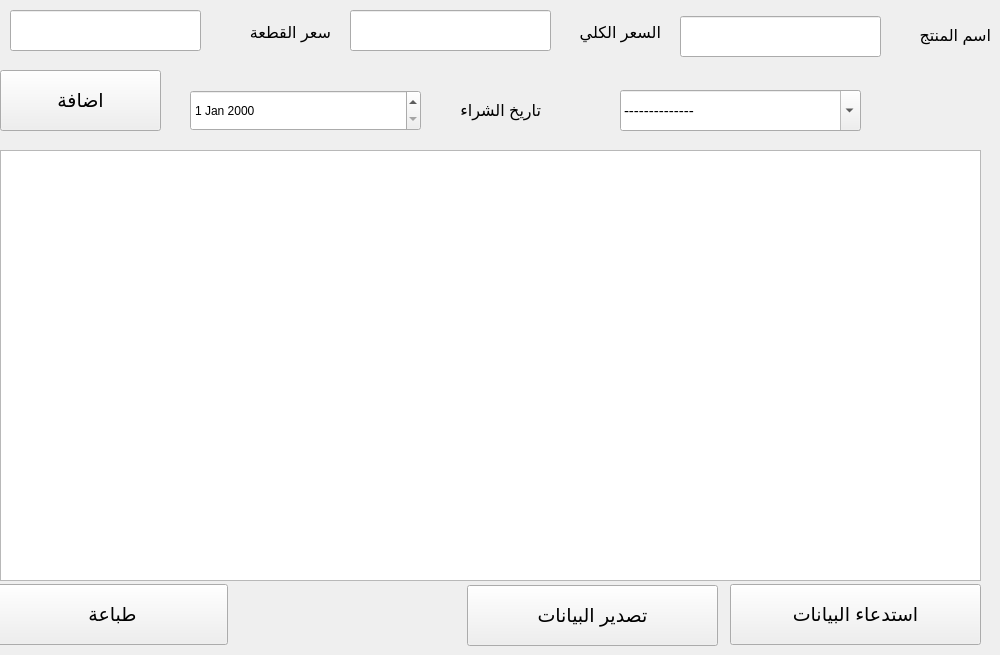
      <widget class="QWidget" name="tab_15">
       <attribute name="title">
        <string>المشتريات</string>
       </attribute>
       <widget class="QTableWidget" name="tableWidget_3">
        <property name="geometry">
         <rect>
          <x>0</x>
          <y>150</y>
          <width>981</width>
          <height>431</height>
         </rect>
        </property>
       </widget>
       <widget class="QLineEdit" name="lineEdit_11">
        <property name="geometry">
         <rect>
          <x>350</x>
          <y>10</y>
          <width>201</width>
          <height>41</height>
         </rect>
        </property>
        <property name="font">
         <font>
          <pointsize>13</pointsize>
         </font>
        </property>
        <property name="placeholderText">
         <string/>
        </property>
       </widget>
       <widget class="QComboBox" name="comboBox_6">
        <property name="geometry">
         <rect>
          <x>620</x>
          <y>90</y>
          <width>241</width>
          <height>41</height>
         </rect>
        </property>
        <property name="font">
         <font>
          <pointsize>11</pointsize>
         </font>
        </property>
        <property name="toolTip">
         <string/>
        </property>
        <property name="whatsThis">
         <string/>
        </property>
        <property name="editable">
         <bool>true</bool>
        </property>
        <property name="currentText">
         <string>--------------</string>
        </property>
        <item>
         <property name="text">
          <string>--------------</string>
         </property>
        </item>
       </widget>
       <widget class="QPushButton" name="pushButton_16">
        <property name="geometry">
         <rect>
          <x>0</x>
          <y>70</y>
          <width>161</width>
          <height>61</height>
         </rect>
        </property>
        <property name="font">
         <font>
          <family>Segoe UI</family>
          <pointsize>14</pointsize>
         </font>
        </property>
        <property name="text">
         <string>اضافة</string>
        </property>
       </widget>
       <widget class="QDateEdit" name="dateEdit">
        <property name="geometry">
         <rect>
          <x>190</x>
          <y>90</y>
          <width>231</width>
          <height>41</height>
         </rect>
        </property>
       </widget>
       <widget class="QLabel" name="label_6">
        <property name="geometry">
         <rect>
          <x>560</x>
          <y>7</y>
          <width>101</width>
          <height>51</height>
         </rect>
        </property>
        <property name="font">
         <font>
          <family>Segoe UI</family>
          <pointsize>12</pointsize>
          <weight>50</weight>
          <bold>false</bold>
         </font>
        </property>
        <property name="text">
         <string>السعر الكلي</string>
        </property>
       </widget>
       <widget class="QLineEdit" name="lineEdit_12">
        <property name="geometry">
         <rect>
          <x>10</x>
          <y>10</y>
          <width>191</width>
          <height>41</height>
         </rect>
        </property>
        <property name="font">
         <font>
          <pointsize>13</pointsize>
         </font>
        </property>
        <property name="placeholderText">
         <string/>
        </property>
       </widget>
       <widget class="QLabel" name="label_7">
        <property name="geometry">
         <rect>
          <x>220</x>
          <y>7</y>
          <width>111</width>
          <height>51</height>
         </rect>
        </property>
        <property name="font">
         <font>
          <family>Segoe UI</family>
          <pointsize>12</pointsize>
          <weight>50</weight>
          <bold>false</bold>
         </font>
        </property>
        <property name="text">
         <string>سعر القطعة</string>
        </property>
       </widget>
       <widget class="QLabel" name="label_8">
        <property name="geometry">
         <rect>
          <x>430</x>
          <y>90</y>
          <width>111</width>
          <height>41</height>
         </rect>
        </property>
        <property name="font">
         <font>
          <family>Segoe UI</family>
          <pointsize>12</pointsize>
         </font>
        </property>
        <property name="text">
         <string>تاريخ الشراء</string>
        </property>
       </widget>
       <widget class="QPushButton" name="pushButton_22">
        <property name="geometry">
         <rect>
          <x>730</x>
          <y>584</y>
          <width>251</width>
          <height>61</height>
         </rect>
        </property>
        <property name="font">
         <font>
          <family>Segoe UI</family>
          <pointsize>14</pointsize>
         </font>
        </property>
        <property name="text">
         <string>استدعاء البيانات</string>
        </property>
       </widget>
       <widget class="QPushButton" name="pushButton_23">
        <property name="geometry">
         <rect>
          <x>-3</x>
          <y>584</y>
          <width>231</width>
          <height>61</height>
         </rect>
        </property>
        <property name="font">
         <font>
          <family>Segoe UI</family>
          <pointsize>14</pointsize>
         </font>
        </property>
        <property name="text">
         <string>طباعة</string>
        </property>
       </widget>
       <widget class="QPushButton" name="pushButton_24">
        <property name="geometry">
         <rect>
          <x>467</x>
          <y>585</y>
          <width>251</width>
          <height>61</height>
         </rect>
        </property>
        <property name="font">
         <font>
          <family>Segoe UI</family>
          <pointsize>14</pointsize>
         </font>
        </property>
        <property name="text">
         <string>تصدير البيانات</string>
        </property>
       </widget>
       <widget class="QLineEdit" name="lineEdit_13">
        <property name="geometry">
         <rect>
          <x>680</x>
          <y>16</y>
          <width>201</width>
          <height>41</height>
         </rect>
        </property>
        <property name="font">
         <font>
          <pointsize>13</pointsize>
         </font>
        </property>
        <property name="placeholderText">
         <string/>
        </property>
       </widget>
       <widget class="QLabel" name="label_12">
        <property name="geometry">
         <rect>
          <x>890</x>
          <y>10</y>
          <width>101</width>
          <height>51</height>
         </rect>
        </property>
        <property name="font">
         <font>
          <family>Segoe UI</family>
          <pointsize>12</pointsize>
          <weight>50</weight>
          <bold>false</bold>
         </font>
        </property>
        <property name="text">
         <string>اسم المنتج</string>
        </property>
       </widget>
      </widget>
